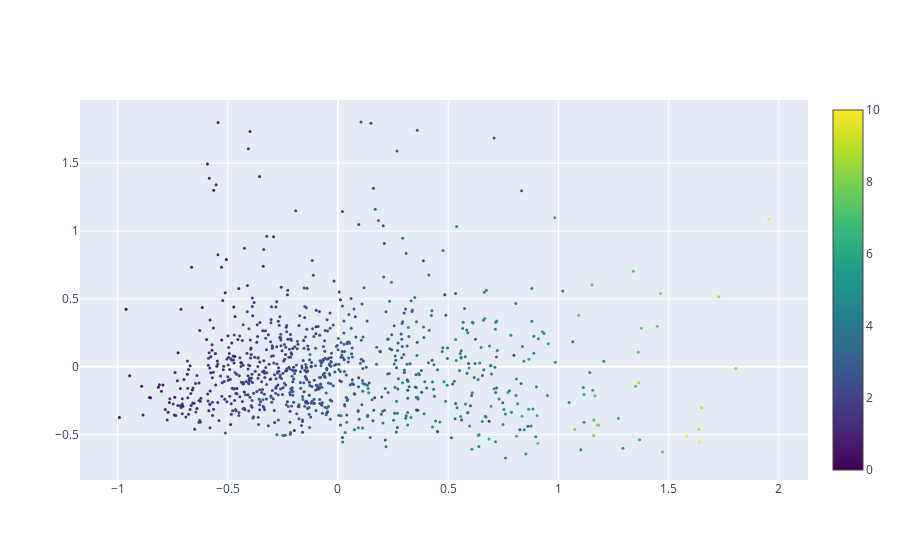

Here is the notebook cell this chart was saved with:
### Code cell
# plot the data in plotly (interactive)
# labelling by name
fig = go.Figure(data=go.Scatter(
    x=data['x'],
    y=data['y'],
    mode='markers',
    text=data['name'],
    marker=dict(
        size=3,
        color=formatted_df['time_median'] * 5.5, # set color equal to a variable
        colorscale='Viridis', # one of plotly colorscales
        showscale=True
    )
))
fig.show()

### Figure 1 — Plotly figure (JSON) as saved in the notebook; plotly's stock layout.template omitted (floating-point values rounded to 4 significant figures; data arrays with more than 128 entries replaced by an {"elided": "..."} marker saying what was removed)
{"data": [{"marker": {"color": {"elided": "897 float values"}, "colorscale": [[0, "#440154"], [0.1111, "#482878"], [0.2222, "#3e4989"], [0.3333, "#31688e"], [0.4444, "#26828e"], [0.5556, "#1f9e89"], [0.6667, "#35b779"], [0.7778, "#6ece58"], [0.8889, "#b5de2b"], [1, "#fde725"]], "showscale": true, "size": 3}, "mode": "markers", "text": {"elided": "897 str values"}, "type": "scatter", "x": {"elided": "897 float values"}, "y": {"elided": "897 float values"}}], "layout": {}}
